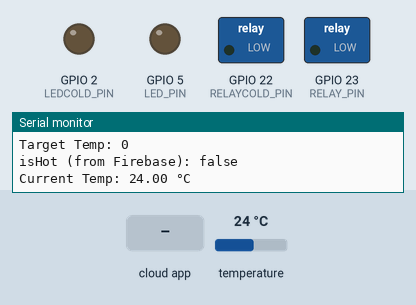
A sketch run on a simulated ESP32. Shown: switched loads named in the sketch (green lamp = pin HIGH), output pins drawn as LEDs (lit = HIGH), the last lines printed to the serial monitor. The inputs (shaded band) are chosen by the test bench; at power-on: temperature 24 °C. WiFi joins after 1.5 s; servers stay silent unless stated; the Firebase database answers and starts empty.

Above: at 2.7 s.
2.8 s: the phone or cloud app sets isHot to 1
At 6.5 s:
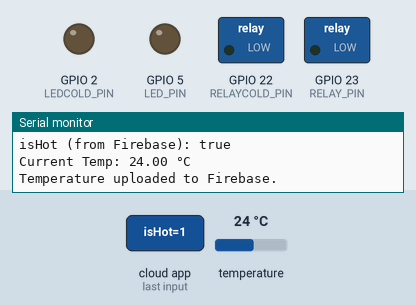
9.7 s: the phone or cloud app sets isHot to 0
At 13.7 s:
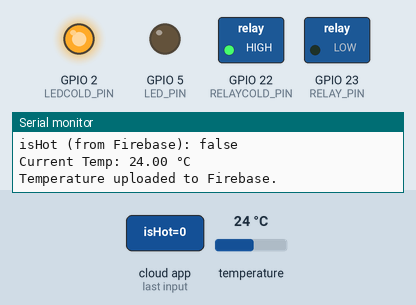
Timing chart, 0 to 15.2 s (numbered marks = the images above; inputs shaded):
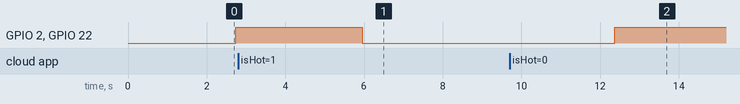

Measured:
- after the input at 2.8 s, GPIO 2 (LEDCOLD_PIN), GPIO 22 (RELAYCOLD_PIN): HIGH → LOW after 3.1 s
- after the input at 9.7 s, GPIO 2 (LEDCOLD_PIN), GPIO 22 (RELAYCOLD_PIN): LOW → HIGH after 2.7 s

The sketch:

sketch_may7a.ino
```cpp
#include <WiFi.h>
#include <FirebaseESP32.h>
#include <OneWire.h>
#include <DallasTemperature.h>

// Wi-Fi credentials
const char* ssid = "Galaxy M31526A";
const char* password = "raghav1234";

// Firebase credentials
#define FIREBASE_HOST "https://smart-cup-coaster-default-rtdb.firebaseio.com/"
#define FIREBASE_AUTH "W5HwRP44SLGrPiTWV1NV3BZNnFANbYvfD53g18mx"

// I/O pins
#define ONE_WIRE_BUS 4
#define LED_PIN 5
#define LEDCOLD_PIN 2
#define RELAY_PIN 23
#define RELAYCOLD_PIN 22

// Firebase objects
FirebaseData fbdo;
FirebaseAuth auth;
FirebaseConfig config;

// DS18B20 setup
OneWire oneWire(ONE_WIRE_BUS);
DallasTemperature sensors(&oneWire);

// Hysteresis
const float hysteresis = 2.0;

void setup() {
  Serial.begin(115200);

  pinMode(LED_PIN, OUTPUT);
  pinMode(LEDCOLD_PIN, OUTPUT);
  pinMode(RELAY_PIN, OUTPUT);
  pinMode(RELAYCOLD_PIN, OUTPUT);
  digitalWrite(LED_PIN, LOW);
  digitalWrite(LEDCOLD_PIN, LOW);
  digitalWrite(RELAY_PIN, LOW);
  digitalWrite(RELAYCOLD_PIN, LOW);

  sensors.begin();

  // Connect to Wi-Fi
  WiFi.begin(ssid, password);
  Serial.print("Connecting to Wi-Fi");
  while (WiFi.status() != WL_CONNECTED) {
    delay(500);
    Serial.print(".");
  }
  Serial.println("\nConnected to Wi-Fi");

  // Firebase setup
  config.host = FIREBASE_HOST;
  config.signer.tokens.legacy_token = FIREBASE_AUTH;
  Firebase.begin(&config, &auth);
  Firebase.reconnectWiFi(true);
}

void loop() {
  int targetTemp = 0;
  bool isHot = true;
  static bool heatingOn = false;
  static bool coolingOn = false;

  // Fetch temperature threshold from Firebase
  while (true) {
    Serial.println("Fetching target temperature...");
    if (Firebase.RTDB.getInt(&fbdo, "/user1/temperature")) {
      targetTemp = fbdo.intData();
      Serial.print("Target Temp: ");
      Serial.println(targetTemp);
      break;
    } else {
      Serial.print("Fetch failed: ");
      Serial.println(fbdo.errorReason());
      delay(2000);
    }
  }

  // Fetch isHot value
  if (Firebase.RTDB.getBool(&fbdo, "/user1/isHot")) {
    isHot = fbdo.boolData();
    Serial.print("isHot (from Firebase): ");
    Serial.println(isHot ? "true" : "false");
  } else {
    Serial.print("Failed to fetch isHot: ");
    Serial.println(fbdo.errorReason());
  }

  // Read temperature
  sensors.requestTemperatures();
  float tempC = sensors.getTempCByIndex(0);
  if (tempC == DEVICE_DISCONNECTED_C) {
    Serial.println("Temperature sensor not found!");
    digitalWrite(LED_PIN, LOW);
    digitalWrite(LEDCOLD_PIN, LOW);
    delay(2000);
    return;
  }

  Serial.print("Current Temp: ");
  Serial.print(tempC);
  Serial.println(" °C");

  // Upload current temperature to Firebase
  if (Firebase.RTDB.setFloat(&fbdo, "/user2/currentTemperature", tempC)) {
    Serial.println("Temperature uploaded to Firebase.");
  } else {
    Serial.print("Failed to upload temperature: ");
    Serial.println(fbdo.errorReason());
  }

  // Control Logic with Hysteresis
  if (isHot) {
    if (tempC < (targetTemp - hysteresis) && !heatingOn) {
      heatingOn = true;
      digitalWrite(RELAY_PIN, HIGH);
      digitalWrite(LED_PIN, HIGH);
    } else if (tempC >= targetTemp && heatingOn) {
      heatingOn = false;
      digitalWrite(RELAY_PIN, LOW);
      digitalWrite(LED_PIN, LOW);
    }
    // Ensure cooling is off
    if (coolingOn) {
      coolingOn = false;
      digitalWrite(RELAYCOLD_PIN, LOW);
      digitalWrite(LEDCOLD_PIN, LOW);
    }
  } else {
    if (tempC > (targetTemp + hysteresis) && !coolingOn) {
      coolingOn = true;
      digitalWrite(RELAYCOLD_PIN, HIGH);
      digitalWrite(LEDCOLD_PIN, HIGH);
    } else if (tempC <= targetTemp && coolingOn) {
      coolingOn = false;
      digitalWrite(RELAYCOLD_PIN, LOW);
      digitalWrite(LEDCOLD_PIN, LOW);
    }
    // Ensure heating is off
    if (heatingOn) {
      heatingOn = false;
      digitalWrite(RELAY_PIN, LOW);
      digitalWrite(LED_PIN, LOW);
    }
  }

  delay(2000); // Delay for stability
}
```
